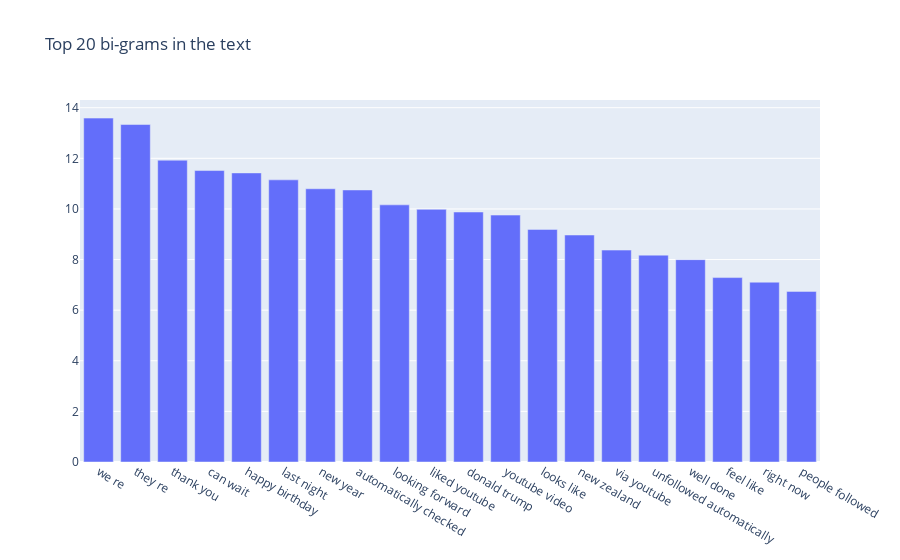

The notebook cell saved with this chart:
### Markdown cell above
##### bigrams

### Code cell
# Call the function get_top_n_grams for unigrams
common_words = get_top_n_grams(super_cleaned, 20, ngrams =(2,2))
df2 = pd.DataFrame(common_words, columns = ['unigram' , 'count'])
# plot the top 20 unigrams
fig = go.Figure([go.Bar(x=df2['unigram'], y=df2['count'])])
fig.update_layout(title=go.layout.Title(text="Top 20 bi-grams in the text"))
fig.show()

### Figure 1 — Plotly figure (JSON) as saved in the notebook; plotly's stock layout.template omitted (floating-point values rounded to 4 significant figures)
{"data": [{"type": "bar", "x": ["we re", "they re", "thank you", "can wait", "happy birthday", "last night", "new year", "automatically checked", "looking forward", "liked youtube", "donald trump", "youtube video", "looks like", "new zealand", "via youtube", "unfollowed automatically", "well done", "feel like", "right now", "people followed"], "y": [13.59, 13.34, 11.93, 11.52, 11.42, 11.15, 10.8, 10.75, 10.16, 9.983, 9.879, 9.757, 9.191, 8.97, 8.374, 8.175, 7.996, 7.288, 7.106, 6.742]}], "layout": {"title": {"text": "Top 20 bi-grams in the text"}}}
